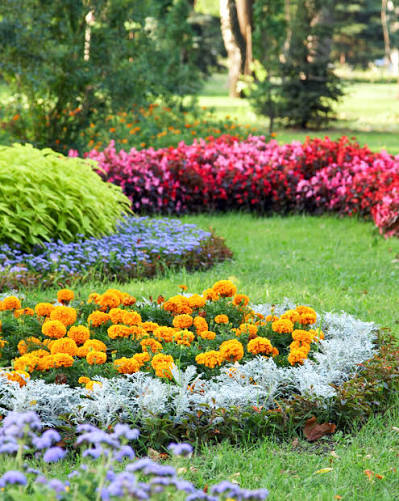
#> input picture LAB/CODING/INPUT.jpeg, 399 x 501 px
$ python EXP18.py
#> lines starting #> are read from the running program, lines starting #| are printed output that depends on the picture; after the words box and inside, x2 and y2 are one past the last pixel; in counts of white or black regions, pixels touching at a corner belong together
"""Experiment 18: crop, copy, and paste a selected region of interest."""
from pathlib import Path
import argparse
import cv2


def main():
    parser = argparse.ArgumentParser()
    parser.add_argument("--x", type=int, default=-1)
    parser.add_argument("--y", type=int, default=-1)
    parser.add_argument("--width", type=int, default=200)
    parser.add_argument("--height", type=int, default=150)
    args = parser.parse_args()
    folder = Path(__file__).resolve().parent
    path = folder / "INPUT.jpeg" if (folder / "INPUT.jpeg").exists() else folder / "image.jpeg"
    image = cv2.imread(str(path))
#> image is the input picture: shape (501, 399, 3); mean B, G, R 89.5, 136.1, 128.6
    if image is None:
        print(f"Error: Could not load {path}.")
        return
    height, width = image.shape[:2]
#> height = 501; width = 399
    x = args.x if args.x >= 0 else width // 4
#> x = 99
    y = args.y if args.y >= 0 else height // 4
#> y = 125
    x, y = max(0, min(x, width - 1)), max(0, min(y, height - 1))
    roi = image[y:min(y + args.height, height), x:min(x + args.width, width)].copy()
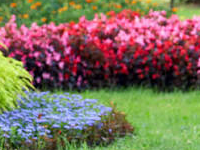
#> roi: shape (150, 200, 3); mean B, G, R 90.1, 110, 125.9
    pasted = image.copy()
    pasted[:roi.shape[0], :roi.shape[1]] = roi
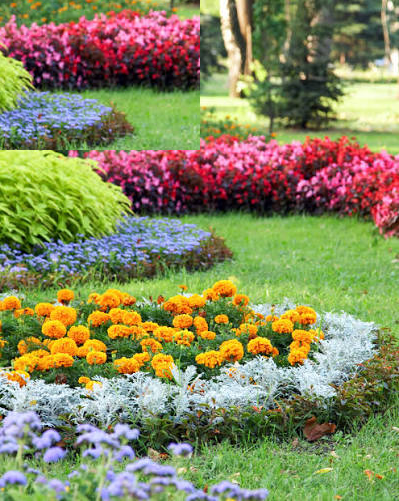
#> pasted: shape (501, 399, 3); 15.01% of pixels changed, all inside (x1, y1, x2, y2) = (0, 0, 200, 150)
    marked = image.copy()
    cv2.rectangle(marked, (x, y), (x + roi.shape[1], y + roi.shape[0]), (0, 0, 255), 2)
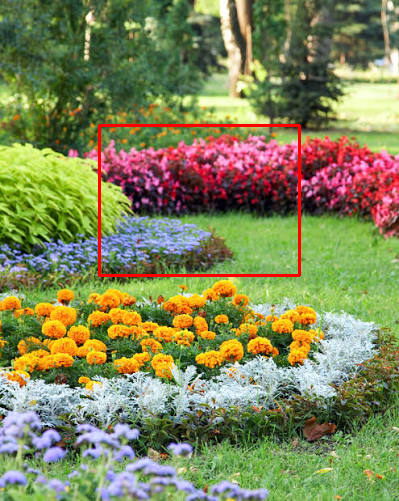
#> marked: shape (501, 399, 3); 1.05% of pixels changed, all inside (x1, y1, x2, y2) = (98, 124, 301, 277)
    cv2.imshow("Selected ROI", roi)
    cv2.imshow("Source Image", marked)
    cv2.imshow("Copied ROI Pasted at Top Left", pasted)
    cv2.waitKey(0)
    cv2.destroyAllWindows()


if __name__ == "__main__":
    main()
